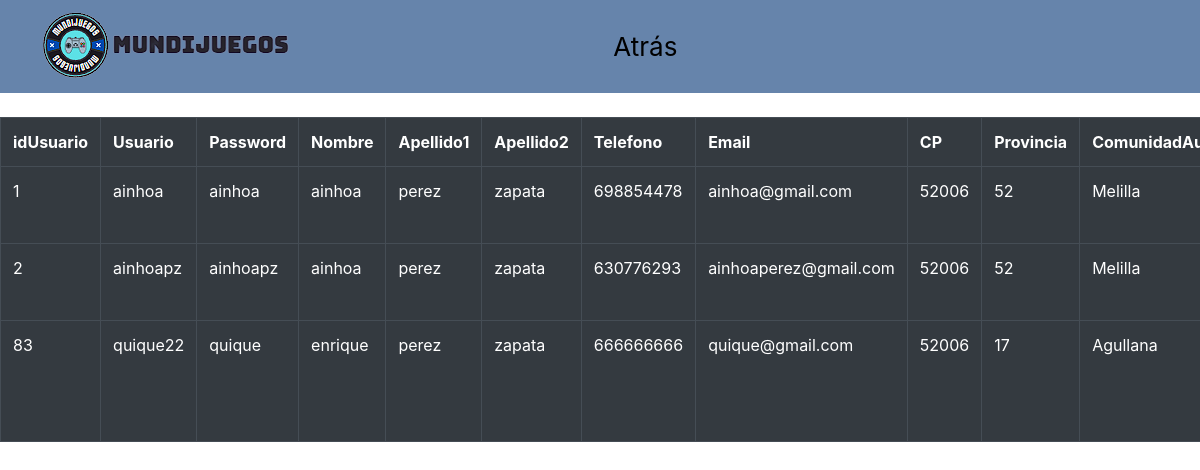
The page /Codigo/php/panel.php on the database its author committed.
### tables this page shows
CREATE TABLE `usuario` (
  `idUsuario` int NOT NULL AUTO_INCREMENT,
  `Usuario` varchar(20) NOT NULL COMMENT 'El usuario debe ser único en la Base de Datos. Además debe tener una longitud mínima de 6 caracteres.',
  `Password` varchar(45) NOT NULL COMMENT 'La contraseña no puede ser nula.\nTiene que tener una longitud mínima de 8 caracteres, contener números y algún carácter especial de la siguiente lista (!,@,#,$,%,&,?,¿,*,€)',
  `Nombre` varchar(45) NOT NULL,
  `Apellido1` varchar(45) NOT NULL,
  `Apellido2` varchar(45) NOT NULL,
  `Telefono` varchar(10) NOT NULL COMMENT 'Se comprobará que solo puedan ser teléfonos nacionales',
  `Email` varchar(45) NOT NULL COMMENT 'Se comprobará que es un email válido',
  `CP` varchar(5) NOT NULL,
  `Provincia` int unsigned NOT NULL COMMENT 'Se comprobará que la provincia introducida concuerda con el CP introducido',
  `ComunidadAutonoma` varchar(45) NOT NULL COMMENT 'Se comprobará que la provincia seleccionada pertenece a la comunidad autónoma correspondiente',
  `Direccion` varchar(45) NOT NULL,
  `Rol` varchar(45) NOT NULL,
  `DNi` varchar(45) NOT NULL,
  `FechaNacimiento` varchar(45) NOT NULL,
  PRIMARY KEY (`idUsuario`),
  UNIQUE KEY `idUsuario_UNIQUE` (`idUsuario`),
  UNIQUE KEY `Usuario_UNIQUE` (`Usuario`),
  KEY `ProvinciasUsuario_idx` (`Provincia`),
  CONSTRAINT `ProvinciasUsuario` FOREIGN KEY (`Provincia`) REFERENCES `provincias` (`id`)
);

### Codigo/php/BD/DAOUsuarios.php (called while the page is built, shortened)
<?php
        function mostrarUsuario($conexion){
            $consulta = "SELECT * FROM `usuario`";
            $resultado = mysqli_query($conexion, $consulta);
            return $resultado;
        }
?>

### Codigo/php/panel.php (the view, shortened to what this page needs)
<?php
require "BD/DAOUsuarios.php";
?>
<!DOCTYPE html>
<html lang="en">
<head>
    <link rel="stylesheet" type="text/css" href="../styles/style2.css">
    <link rel="stylesheet" href="https://cdn.jsdelivr.net/npm/bootstrap@4.5.3/dist/css/bootstrap.min.css">
</head>
    <body>
        <div class="container1">
        <nav class="nav-main1">
	        <a href="index.php"><img src="../img/logoo/logoo.png"></a>
	        <a href="../php/index.php" class="actionpanel">Atrás</a>
        </nav>
        </div>
        <br>
        <div class="table-responsive">
        <table border="1" class="table table-dark">
            <tr>
                <th>idUsuario</th>
                <th>Usuario</th>
                <th>Password</th>
                <th>Nombre</th>
                <th>Apellido1</th>
                <th>Apellido2</th>
                <th>Telefono</th>
                <th>Email</th>
                <th>CP</th>
                <th>Provincia</th>
                <th>ComunidadAutonoma</th>
            </tr>
            <?php
                $conexion = conectar(false);
                $result = mostrarUsuario($conexion);
                    while($fila=mysqli_fetch_assoc($result)){?>
                <tr>
                        <?php
                            foreach($fila as $key => $value){?>
                                <td> <?= $value ?> </td>
                                <?php
                                    }
                                ?>
                </tr>
                        <?php
                                }
                        ?>
        </table>
        </div>
    </body>
</html>

### Codigo/styles/style2.css (style rules this page uses)
* { box-sizing: border-box; margin: 0; padding: 0; }
.nav-main1 { width: 100% !important; margin: 0 auto; background-color: #6684ab; display: grid; grid-template-columns: repeat(1fr, minmax(300px, 1fr)); grid-template-areas: " elemento1 elemento2 elemento3 elemento4"; justify-content: space-between; align-items: center; justify-items: center; grid-auto-flow: column; }
.nav-main1 a { display: inline-block; padding: 10px 30px; font-size: 26px; margin: 0 10px; transition: .5s ease all; color: #000000; text-decoration: none; }

### rows shown on the page
usuario: idUsuario "1", Usuario "ainhoa", Password "ainhoa", Nombre "ainhoa", Apellido1 "perez", Apellido2 "zapata", Telefono "698854478", Email "ainhoa@gmail.com", CP "52006", Provincia "52", ComunidadAutonoma "Melilla"
usuario: idUsuario "2", Usuario "ainhoapz", Password "ainhoapz", Nombre "ainhoa", Apellido1 "perez", Apellido2 "zapata", Telefono "630776293", Email "ainhoaperez@gmail.com", CP "52006", Provincia "52", ComunidadAutonoma "Melilla"
usuario: idUsuario "83", Usuario "quique22", Password "quique", Nombre "enrique", Apellido1 "perez", Apellido2 "zapata", Telefono "666666666", Email "quique@gmail.com", CP "52006", Provincia "17", ComunidadAutonoma "Agullana"
